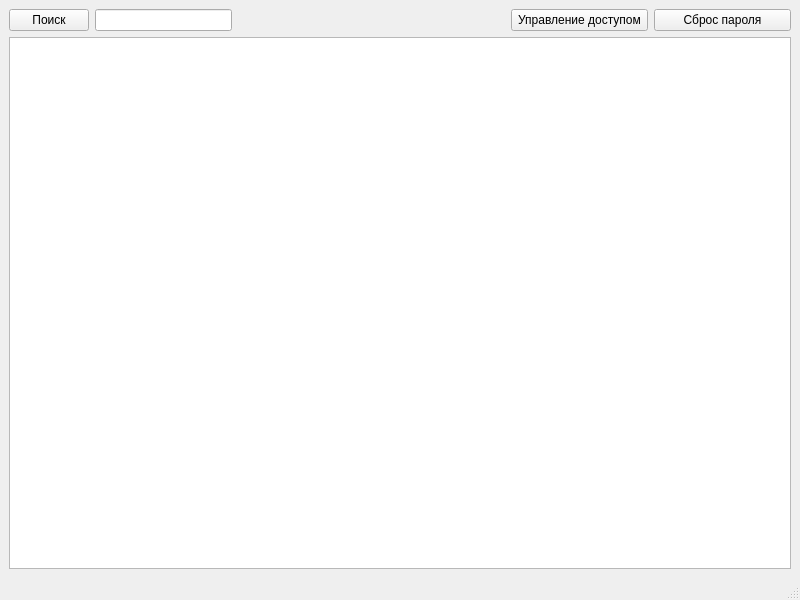
<?xml version="1.0" encoding="UTF-8"?>
<ui version="4.0">
 <class>MainWindow</class>
 <widget class="QMainWindow" name="MainWindow">
  <property name="geometry">
   <rect>
    <x>0</x>
    <y>0</y>
    <width>800</width>
    <height>600</height>
   </rect>
  </property>
  <property name="windowTitle">
   <string>EPAccessManager</string>
  </property>
  <widget class="QWidget" name="centralwidget">
   <layout class="QVBoxLayout" name="verticalLayout">
    <item>
     <layout class="QHBoxLayout" name="horizontalLayout">
      <item>
       <widget class="QPushButton" name="pushButton_search">
        <property name="text">
         <string>Поиск</string>
        </property>
       </widget>
      </item>
      <item>
       <widget class="QLineEdit" name="lineEdit_search"/>
      </item>
      <item>
       <spacer name="horizontalSpacer_2">
        <property name="orientation">
         <enum>Qt::Orientation::Horizontal</enum>
        </property>
        <property name="sizeHint" stdset="0">
         <size>
          <width>40</width>
          <height>20</height>
         </size>
        </property>
       </spacer>
      </item>
      <item>
       <spacer name="horizontalSpacer">
        <property name="orientation">
         <enum>Qt::Orientation::Horizontal</enum>
        </property>
        <property name="sizeHint" stdset="0">
         <size>
          <width>40</width>
          <height>20</height>
         </size>
        </property>
       </spacer>
      </item>
      <item>
       <widget class="QPushButton" name="pushButton_access">
        <property name="sizePolicy">
         <sizepolicy hsizetype="Expanding" vsizetype="Fixed">
          <horstretch>0</horstretch>
          <verstretch>0</verstretch>
         </sizepolicy>
        </property>
        <property name="text">
         <string>Управление доступом</string>
        </property>
       </widget>
      </item>
      <item>
       <widget class="QPushButton" name="pushButton_reset">
        <property name="sizePolicy">
         <sizepolicy hsizetype="Expanding" vsizetype="Fixed">
          <horstretch>0</horstretch>
          <verstretch>0</verstretch>
         </sizepolicy>
        </property>
        <property name="text">
         <string>Сброс пароля</string>
        </property>
       </widget>
      </item>
     </layout>
    </item>
    <item>
     <widget class="QTableView" name="tableView_users">
      <property name="mouseTracking">
       <bool>true</bool>
      </property>
      <property name="tabletTracking">
       <bool>true</bool>
      </property>
      <property name="editTriggers">
       <set>QAbstractItemView::EditTrigger::NoEditTriggers</set>
      </property>
      <property name="dragDropOverwriteMode">
       <bool>true</bool>
      </property>
      <property name="selectionBehavior">
       <enum>QAbstractItemView::SelectionBehavior::SelectRows</enum>
      </property>
      <attribute name="verticalHeaderVisible">
       <bool>false</bool>
      </attribute>
     </widget>
    </item>
   </layout>
  </widget>
  <widget class="QStatusBar" name="statusbar"/>
 </widget>
 <resources/>
 <connections/>
</ui>
